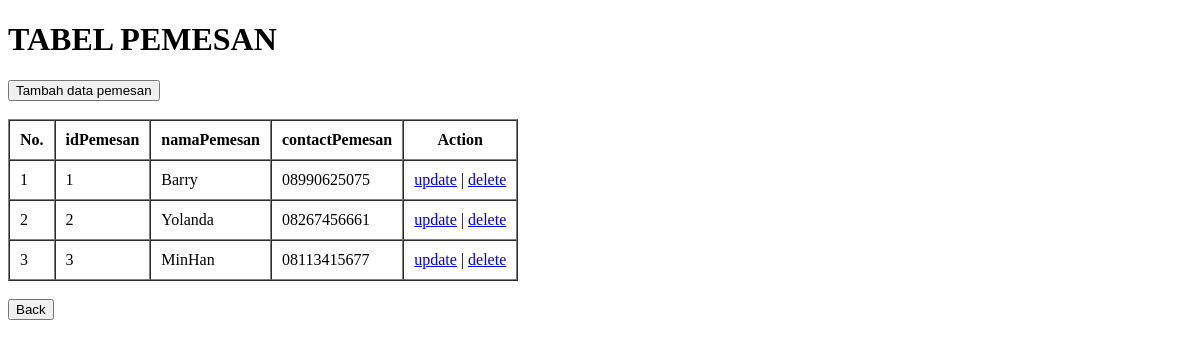
/pemesantabel.php, run on an earlier commit of the app's database.
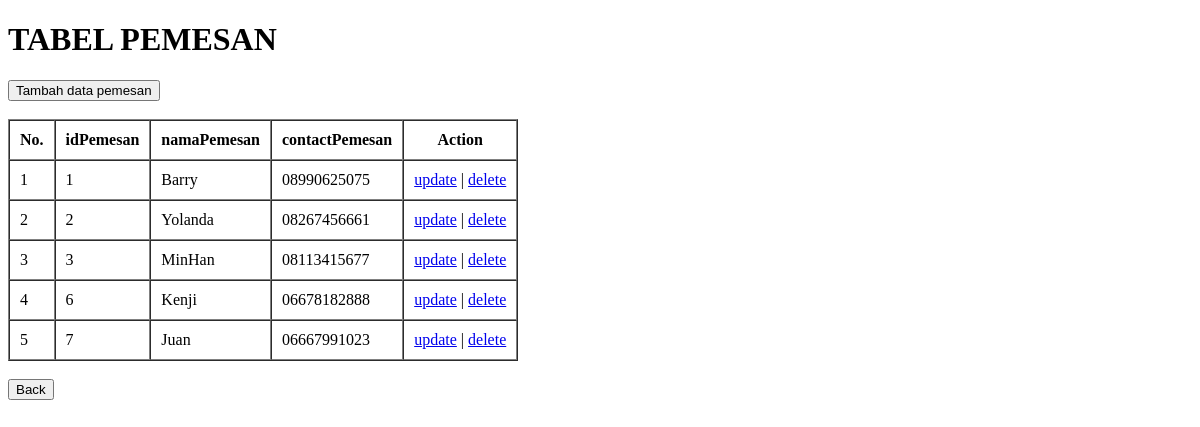
And on a later commit of the database.
### tables this page shows
CREATE TABLE `pemesan` (
  `idPemesan` int(11) NOT NULL,
  `namaPemesan` varchar(30) NOT NULL,
  `contactPemesan` varchar(12) DEFAULT NULL
);

### functions.php (called while the page is built, shortened)
<?php
$conn = mysqli_connect("localhost","root","","iRooms");
function query($query){
    global $conn;
    $result = mysqli_query($conn, $query);
    $rows = [];
    while($row = mysqli_fetch_assoc($result)) {
        $rows[] = $row;
    }
    return $rows;
}
?>

### pemesantabel.php (the view, shortened to what this page needs)
<?php
require 'functions.php';
$pemesan = query("SELECT * FROM pemesan");
?>
<!DOCTYPE html>
<html>
<head>
</head>
<body>
<h1>TABEL PEMESAN</h1>
<a href="pemesancreate.php"><button>Tambah data pemesan</button></a>
<br><br>
<table border="1" cellpadding="10" cellspacing="0">
    <tr>
        <th>No.</th>
        <th>idPemesan</th>
        <th>namaPemesan</th>
        <th>contactPemesan</th>
        <th>Action</th>
    </tr>
    <?php $i = 1; ?>
    <?php foreach($pemesan as $row) : ?>
    <tr>
        <td><?= $i?></td>
        <td><?= $row["idPemesan"]; ?></td>
        <td><?= $row["namaPemesan"]; ?></td>
        <td><?= $row["contactPemesan"]; ?></td>
        <td>
            <a href="pemesanupdate.php?idPemesan=<?= $row["idPemesan"]; ?>">update</a> |
            <a href="pemesandelete.php?idPemesan=<?= $row["idPemesan"]; ?>"onclick="return confirm('are you sure?');">delete</a>
        </td>
    <?php $i ++ ?>
    </tr>
    <?php endforeach; ?>
</table>
<br>
    <form action="" method="get">
            <button type = "back" name="back">Back</button>
        </form>
</body>
</html>

What changed in the data, as far as the page shows it:
added pemesan: idPemesan "6", namaPemesan "Kenji", contactPemesan "06678182888"
added pemesan: idPemesan "7", namaPemesan "Juan", contactPemesan "06667991023"
